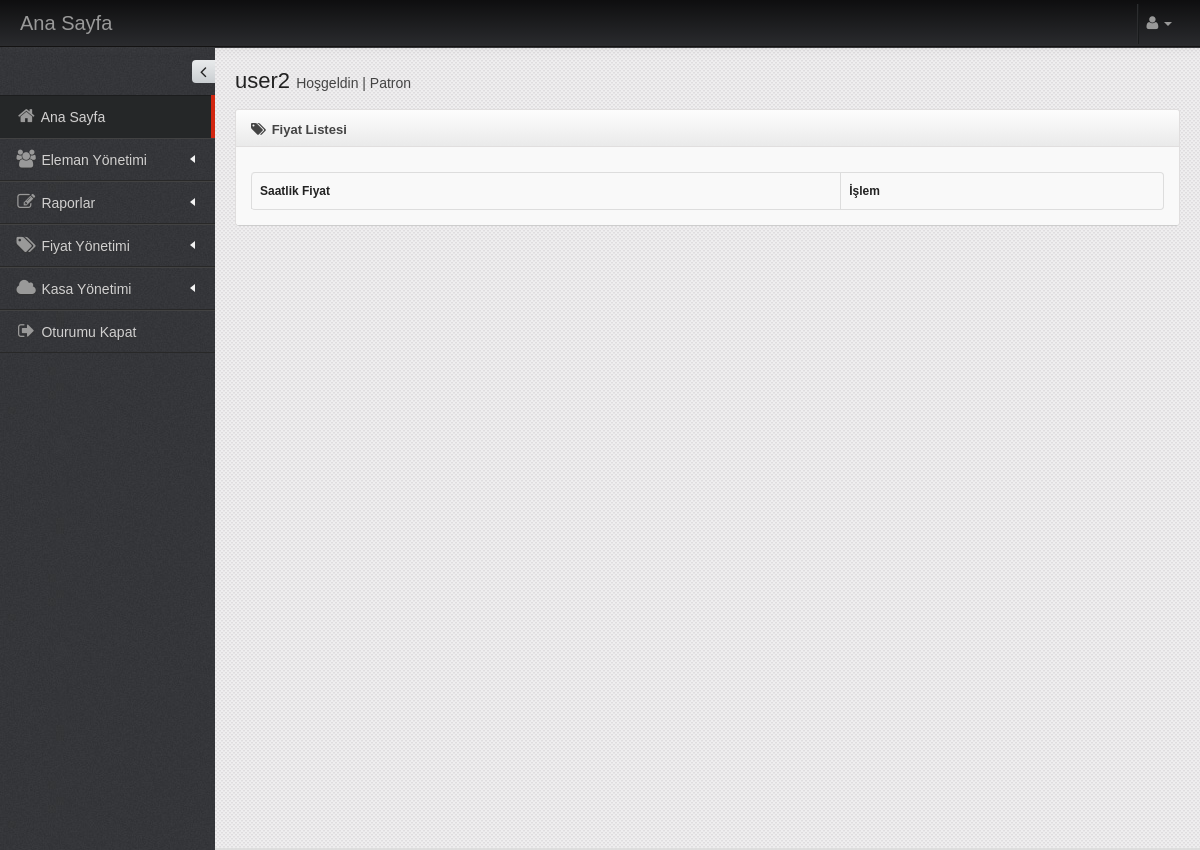
The page /fiyat.php (signed in) on the database as committed earlier.
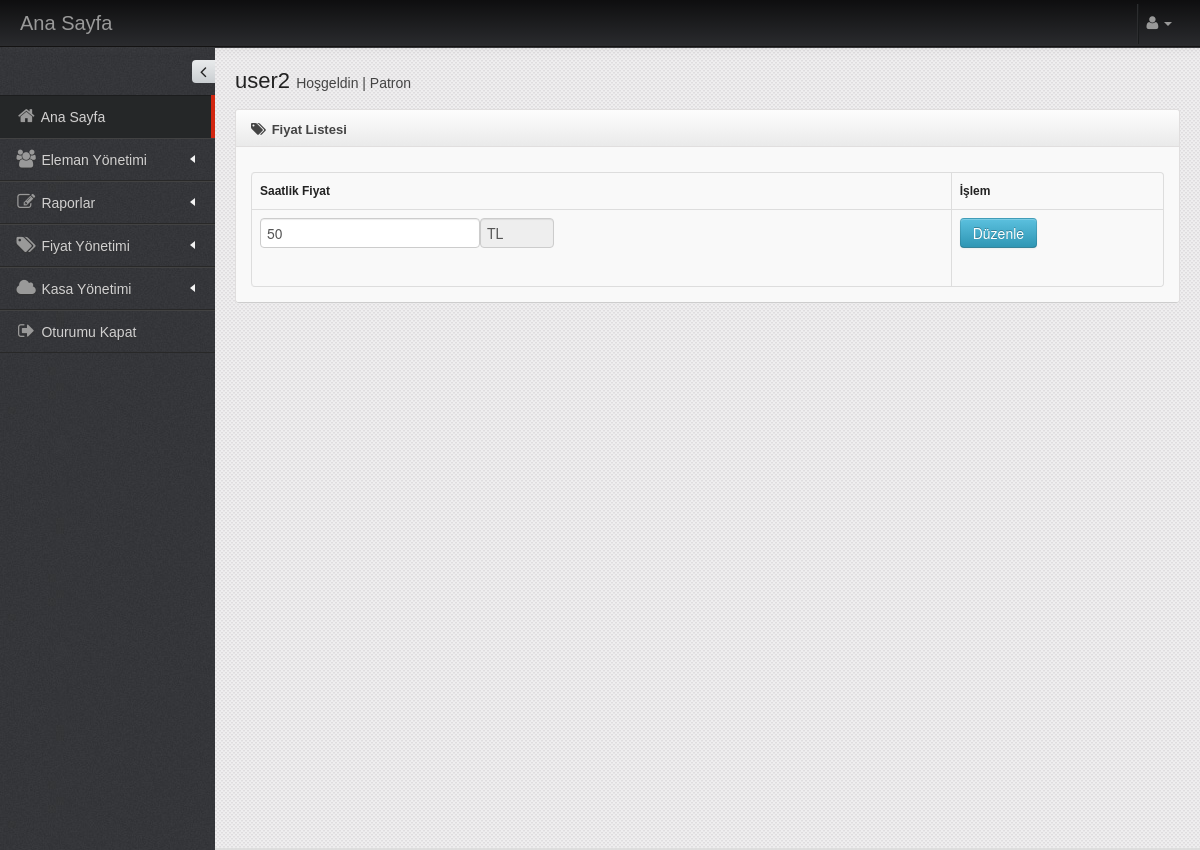
The same page on the database as committed later.
### tables this page shows
CREATE TABLE `guncel_fiyat` (
  `id` int(11) NOT NULL,
  `fiyat` int(11) NOT NULL
);

### fiyat.php (the view, shortened to what this page needs)
<?php
	include("include/config.php");
	if(empty($_SESSION["kullanici"])){
		header("Refresh: 0; url= index.php");
	}else if(!strcmp("Patron", $_SESSION['yetki'])){
?>
<!DOCTYPE html>
 <html lang="tr">
	<head>
		<link href="assets/plugins/bootstrap/css/bootstrap.min.css" rel="stylesheet" />
		<link href="assets/plugins/bootstrap/css/bootstrap-responsive.min.css" rel="stylesheet" />
		<link href="assets/plugins/font-awesome/css/font-awesome.css" rel="stylesheet" />
		<link href="assets/css/style.css" rel="stylesheet" />
		<link href="assets/css/style-responsive.css" rel="stylesheet" />
		<link href="assets/css/themes/default.css" rel="stylesheet" id="style_color" />
		<link href="assets/plugins/uniform/css/uniform.default.css" rel="stylesheet" type="text/css" />
		<link href="#" rel="stylesheet" id="style_metro" />
		<link href="assets/plugins/fancybox/source/jquery.fancybox.css" rel="stylesheet" rel="stylesheet" type="text/css" />
		<link href="assets/plugins/gritter/css/jquery.gritter.css" rel="stylesheet" type="text/css" />
		<link href="assets/plugins/bootstrap-daterangepicker/daterangepicker.css" rel="stylesheet" type="text/css" />
		<link href="assets/plugins/fullcalendar/fullcalendar/bootstrap-fullcalendar.css" rel="stylesheet" type="text/css"  />
		<link href="assets/plugins/jqvmap/jqvmap/jqvmap.css" media="screen" rel="stylesheet" type="text/css" />
	</head>
	<body class="fixed-top">
		<?php include("header.php") ;?>
		<div id="container" class="row-fluid">
			<?php include("menu.php") ;?>
		</div>
		<div id="body">
			<div class="container-fluid">
				<div class="row-fluid">
						<div class="span12">
							<h3 class="page-title">
								<?php echo $_SESSION['kullanici']; ?> <small>Hoşgeldin | <?php echo $_SESSION['yetki']; ?></small>
							</h3>
						</div>
				</div>
				<div id="page" class="dashboard">
					<div class="row-fluid">
						<div class="span12">
							<div class="widget box light-grey">
								<div class="widget-title">
									<h4><i class="icon-tags"></i> Fiyat Listesi</h4>
								</div>
								<div class="widget-body">
									<table class="table table-striped table-bordered table-hover" style="font-size:12px;">
										<thead>
											<tr>
												<th>Saatlik Fiyat</th>
												<th>İşlem</th>
											</tr>
										</thead>
										<tbody>
											<?php
											$selectFiyat = "SELECT fiyat FROM guncel_fiyat";
											$rFiyat = $conn->query($selectFiyat);
											if (mysqli_num_rows($rFiyat)>0){
												$rowFiyat = $rFiyat->fetch_array(MYSQLI_NUM);
												echo '<td><form method="post" action="'.htmlspecialchars($_SERVER["PHP_SELF"]).'">
													  <input type="text" name="deneme" value="'.$rowFiyat[0].'"><input type="text" class="input-mini" value="TL" disabled></td>
													  <td><button class="btn btn-info">
													  Düzenle</button></form></td>';
											}
											?>
										</tbody>
									</table>
								</div>
							</div>
						</div>
					</div>
				</div>
			</div>
		</div>
	</body>
</html>
<?php
	}else{
		header("Refresh: 0; url= dashboard.php");
	}
?>

Rows that differ between the two databases and show on the page:
added guncel_fiyat: deneme "50"
Other text that changed with them:
form field value: (not shown) → "TL"
text now shown: "Düzenle"
